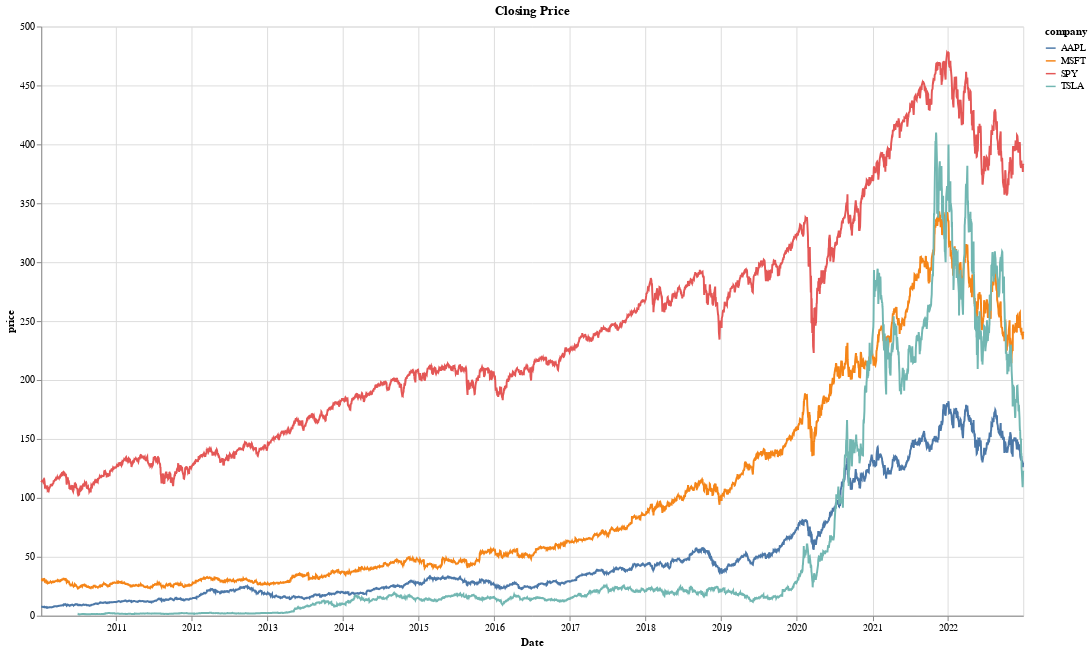

The notebook cell saved with this chart:
### Markdown cell above
## Plotting the close price

### Code cell
close = stocks.loc[:,'Close'].copy()
close_long_form = close.reset_index().melt('Date',var_name = 'company',value_name = 'price').copy()

alt.Chart(close_long_form).mark_line().encode(x= 'Date',y = 'price', color = 'company').properties(
    width=1000,
    height=600,
    title = 'Closing Price'
)

### Figure 1 — Vega-Lite specification as saved in the notebook (floating-point values rounded to 4 significant figures; data arrays with more than 128 entries replaced by an {"elided": "..."} marker saying what was removed)
{"config": {"view": {"continuousWidth": 300, "continuousHeight": 300}}, "data": {"name": "data-6d138978e2c31783635b1e6259af2e2d"}, "mark": {"type": "line"}, "encoding": {"color": {"field": "company", "type": "nominal"}, "x": {"field": "Date", "type": "temporal"}, "y": {"field": "price", "type": "quantitative"}}, "height": 600, "title": "Closing Price", "width": 1000, "$schema": "https://vega.github.io/schema/vega-lite/v5.8.0.json", "datasets": {"data-6d138978e2c31783635b1e6259af2e2d": {"elided": "13088 records"}}}
